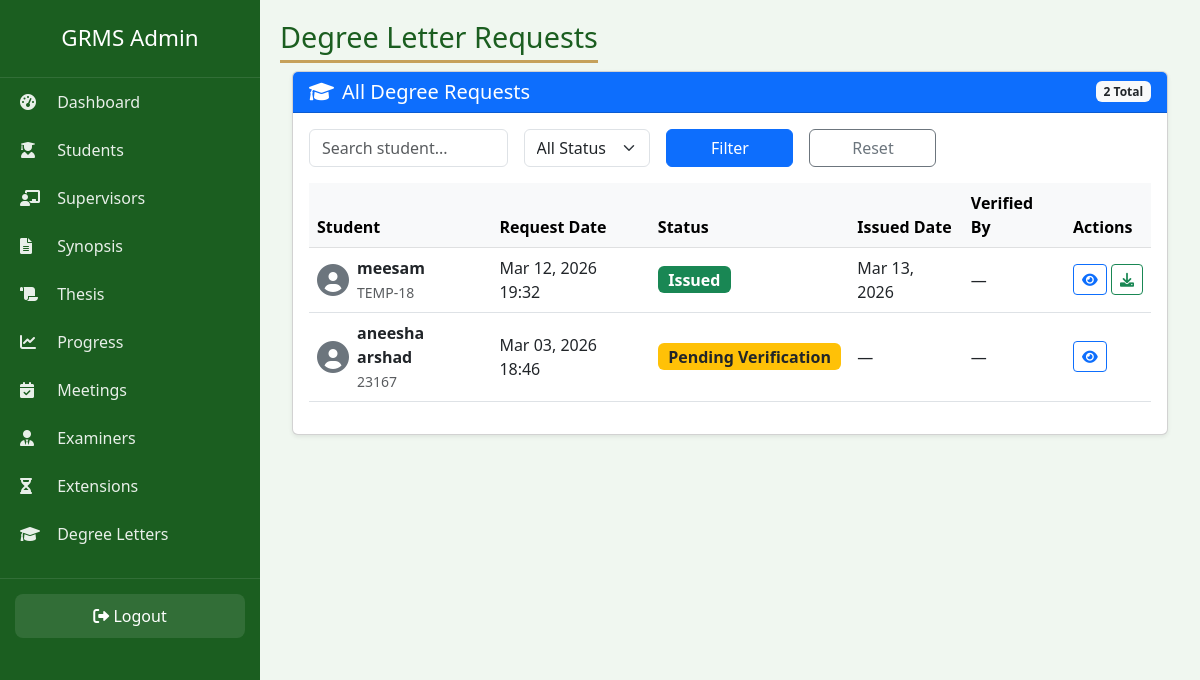
The page /admin-panel-2026-secure/degree/ (signed in) on the database its author committed.
### accounts/models.py (models this page shows, shortened)
class DegreeLetter(models.Model):
    VERIFICATION_STATUS = (
        ('Pending', 'Pending Verification'),
        ('Verified', 'Verified'),
        ('Rejected', 'Rejected'),
        ('Issued', 'Issued'),
    )
    student = models.ForeignKey(Student, on_delete=models.CASCADE, related_name='degree_letters')
    request_date = models.DateTimeField(auto_now_add=True)
    verification_status = models.CharField(max_length=20, choices=VERIFICATION_STATUS, default='Pending')
    issue_date = models.DateField(blank=True, null=True)
    letter_file = models.FileField(upload_to='degree_letters/', blank=True, null=True)
    verified_by = models.ForeignKey(Supervisor, on_delete=models.SET_NULL, null=True, blank=True)
    remarks = models.TextField(blank=True, null=True)

class Student(models.Model):
    ENROLLMENT_STATUS = (
        ('Active', 'Active'),
        ('Inactive', 'Inactive'),
        ('Completed', 'Completed'),
        ('Withdrawn', 'Withdrawn'),
    )
    user = models.OneToOneField(User, on_delete=models.CASCADE, related_name='student_profile')
    registration_no = models.CharField(max_length=30, unique=True)
    department = models.CharField(max_length=100)
    session = models.CharField(max_length=20)
    program = models.CharField(max_length=50)
    enrollment_status = models.CharField(max_length=20, choices=ENROLLMENT_STATUS, default='Active')
    admission_date = models.DateField(default=timezone.now)
    supervisor = models.ForeignKey('Supervisor', on_delete=models.SET_NULL, null=True, blank=True, related_name='students')

### accounts/views.py (the view)
# urls.py: path('admin-panel-2026-secure/degree/', views.admin_degree_list, name='admin_degree_list'),
@login_required
@user_passes_test(is_admin)
def admin_degree_list(request):
    degrees = DegreeLetter.objects.select_related('student', 'student__user').order_by('-request_date')
    return render(request, 'admin/degree/list.html', {'degrees': degrees})

### accounts/views.py (called while the page is built)
def is_admin(user):
    return user.is_superuser or user.groups.filter(name='Admin').exists()

### templates/admin/degree/list.html (shortened to what this page needs)
{% extends 'admin/base.html' %}
{% load static %}
{% block page_title %}Degree Letter Requests{% endblock %}
{% block content %}
<div class="container-fluid">
    <div class="card shadow-sm">
        <div class="card-header bg-primary text-white d-flex justify-content-between align-items-center">
            <h5 class="mb-0"><i class="fas fa-graduation-cap me-2"></i>All Degree Requests</h5>
            <span class="badge bg-light text-dark">{{ degrees.count }} Total</span>
        </div>
        <div class="card-body">
            <div class="row mb-3">
                <div class="col-md-12">
                    <form method="get" class="row g-3">
                        <div class="col-md-3">
                            <input type="text" name="student" class="form-control" placeholder="Search student..." value="{{ request.GET.student }}">
                        </div>
                        <div class="col-md-2">
                            <select name="status" class="form-select">
                                <option value="">All Status</option>
                            </select>
                        </div>
                        <div class="col-md-2">
                            <button type="submit" class="btn btn-primary w-100">Filter</button>
                        </div>
                        <div class="col-md-2">
                            <a href="{% url 'admin_degree_list' %}" class="btn btn-outline-secondary w-100">Reset</a>
                        </div>
                    </form>
                </div>
            </div>
            <div class="table-responsive">
                <table class="table table-hover align-middle">
                    <thead class="table-light">
                        <tr>
                            <th>Student</th>
                            <th>Request Date</th>
                            <th>Status</th>
                            <th>Issued Date</th>
                            <th>Verified By</th>
                            <th>Actions</th>
                        </tr>
                    </thead>
                    <tbody>
                        {% for deg in degrees %}
                        <tr>
                            <td>
                                <div class="d-flex align-items-center">
                                    <i class="fas fa-user-circle fa-2x text-secondary me-2"></i>
                                    <div>
                                        <strong>{{ deg.student.user.get_full_name }}</strong><br>
                                        <small class="text-muted">{{ deg.student.registration_no }}</small>
                                    </div>
                                </div>
                            </td>
                            <td>{{ deg.request_date|date:"M d, Y H:i" }}</td>
                            <td>
                                <span class="badge fs-6
                                    {% if deg.verification_status == 'Issued' %}bg-success
                                    {% elif deg.verification_status == 'Verified' %}bg-info
                                    {% elif deg.verification_status == 'Rejected' %}bg-danger
                                    {% else %}bg-warning text-dark{% endif %}">
                                    {{ deg.get_verification_status_display }}
                                </span>
                            </td>
                            <td>{{ deg.issue_date|date:"M d, Y"|default:"—" }}</td>
                            <td>{{ deg.verified_by.user.get_full_name|default:"—" }}</td>
                            <td>
                                <a href="{% url 'admin_degree_detail' deg.id %}" class="btn btn-sm btn-outline-primary" title="View Details">
                                    <i class="fas fa-eye"></i>
                                </a>
                                {% if deg.letter_file %}
                                    <a href="{{ deg.letter_file.url }}" class="btn btn-sm btn-outline-success" title="Download PDF" download>
                                        <i class="fas fa-download"></i>
                                    </a>
                                {% endif %}
                            </td>
                        </tr>
                        {% endfor %}
                    </tbody>
                </table>
            </div>
        </div>
    </div>
</div>
{% endblock %}

### templates/admin/base.html (style rules this page uses)
* { margin:0;padding:0;box-sizing:border-box; }
body { background:#f0f7f0;font-family:'Segoe UI',sans-serif; }

### rows shown on the page
DegreeLetter: student.user.get_full_name "meesam", student.registration_no "TEMP-18", request_date "Mar 12, 2026 19:32", verification_status "Issued", issue_date "Mar 13, 2026", verified_by.user.get_full_name "—"
DegreeLetter: student.user.get_full_name "aneesha arshad", student.registration_no "23167", request_date "Mar 03, 2026 18:46", verification_status "Pending Verification", issue_date "—", verified_by.user.get_full_name "—"

### other values the page prints
{{ degrees.count }} "2"
